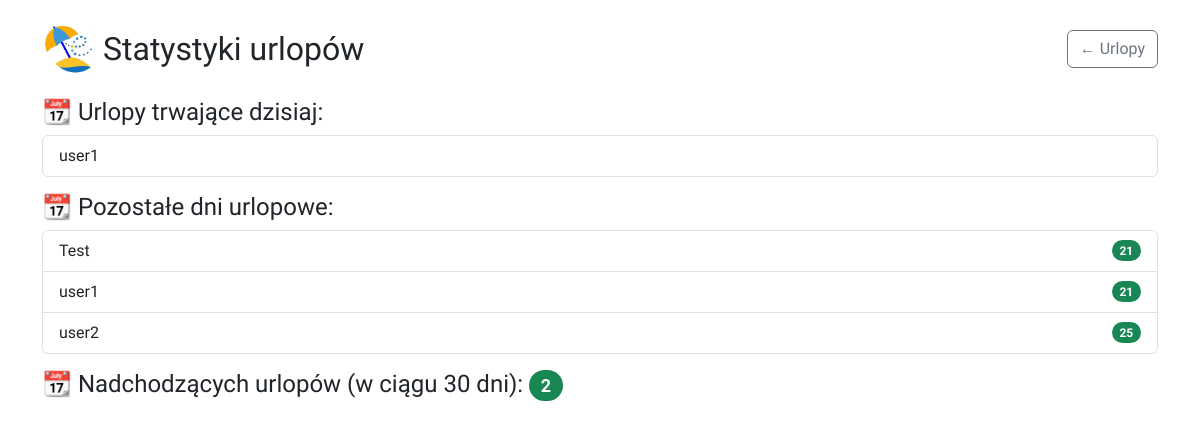
/stats, run on an earlier commit of the app's database.
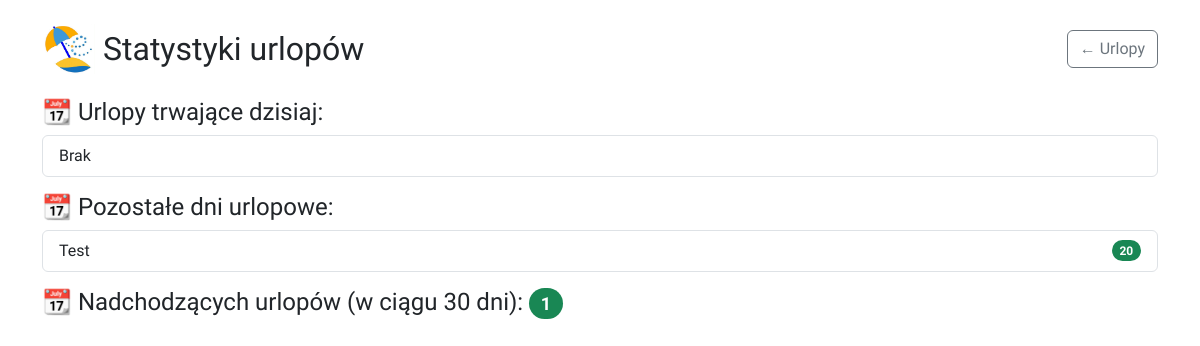
And on a later commit of the database.
### tables this page shows
CREATE TABLE users (
                id INTEGER PRIMARY KEY AUTOINCREMENT,
                username TEXT NOT NULL,
                password TEXT NOT NULL
            , role TEXT NOT NULL DEFAULT 'employee', total_days INTEGER DEFAULT 26, last_updated_year INTEGER DEFAULT 0, annual_limit INTEGER DEFAULT 26);

### app.py (the view)
@app.route('/stats')
def stats():
    conn = get_db_connection()
    total = conn.execute("SELECT COUNT(*) FROM urlopy").fetchone()[0]
    today = conn.execute("""
        SELECT users.username FROM urlopy u
        JOIN users ON u.user_id = users.id
        WHERE date('now') BETWEEN u.start_date AND u.end_date
    """).fetchall()
    upcoming = conn.execute("""
        SELECT COUNT(*) FROM urlopy
        WHERE start_date BETWEEN date('now') AND date('now', '+30 days')
    """).fetchone()[0]
    available_days = conn.execute("""
        SELECT username, total_days
        FROM users
        WHERE role != 'admin'
        ORDER BY username
    """).fetchall()
    conn.close()
    return render_template("stats.html", total=total, today=today, upcoming=upcoming, available_days=available_days)

### app.py (called while the page is built)
def get_db_connection():
    conn = sqlite3.connect(DATABASE)
    conn.row_factory = sqlite3.Row
    return conn

### templates/stats.html (shortened to what this page needs)
<!DOCTYPE html>
<html lang="pl">
<head>
  <link href="https://cdn.jsdelivr.net/npm/bootstrap@5.3.2/dist/css/bootstrap.min.css" rel="stylesheet">
</head>
<body class="container mt-4">
  <div class="d-flex justify-content-between align-items-center mb-3 flex-wrap">
  <div class="d-flex align-items-center mb-2">
    <img src="{{ url_for('static', filename='images/logo2.jpg') }}" alt="Logo" height="50" class="me-2">
    <h2 class="mb-0" style="font-family: 'Mulish', sans-serif;">Statystyki urlopów</h2>
  </div>
  <div class="d-flex gap-2 mb-2">
    <a class="btn btn-outline-secondary" href="{{ url_for('vacations') }}" style="font-family: 'Mulish', sans-serif;">← Urlopy</a>
  </div>
</div>
  <div class="mb-3">
    <h4 style="font-family: 'Mulish', sans-serif;">📆 Urlopy trwające dzisiaj:</h4>
    <ul class="list-group">
      {% for row in today %}
        <li class="list-group-item" style="font-family: 'Mulish', sans-serif;">{{ row[0] }}</li>
      {% else %}
        <li class="list-group-item" style="font-family: 'Mulish', sans-serif;">Brak</li>
      {% endfor %}
    </ul>
  </div>
  <div class="mb-3">
    <h4 style="font-family: 'Mulish', sans-serif;">📆 Pozostałe dni urlopowe:</h4>
    <ul class="list-group">
      {% for user, days in available_days %}
        <li class="list-group-item d-flex justify-content-between align-items-center" style="font-family: 'Mulish', sans-serif;">
          {{ user }}
          <span class="badge bg-success rounded-pill" style="font-family: 'Mulish', sans-serif;">{{ days }}</span>
        </li>
      {% endfor %}
    </ul>
  </div>
  <div class="mb-3">
  <h4 style="font-family: 'Mulish', sans-serif;">
    📆 Nadchodzących urlopów (w ciągu 30 dni):
    <span class="badge bg-success rounded-pill" style="font-family: 'Mulish', sans-serif;">{{ upcoming }}</span>
  </h4>
  </div>
</body>
</html>

What changed in the data, as far as the page shows it:
removed users: username "user1", total_days "21"
removed users: username "user2", total_days "25", shown under "📆 Pozostałe dni urlopowe:"
changed users "Test": total_days "21" → "20"
Also different on the page:
{{ upcoming }}: "2" → "1"
text now shown: "Brak"
